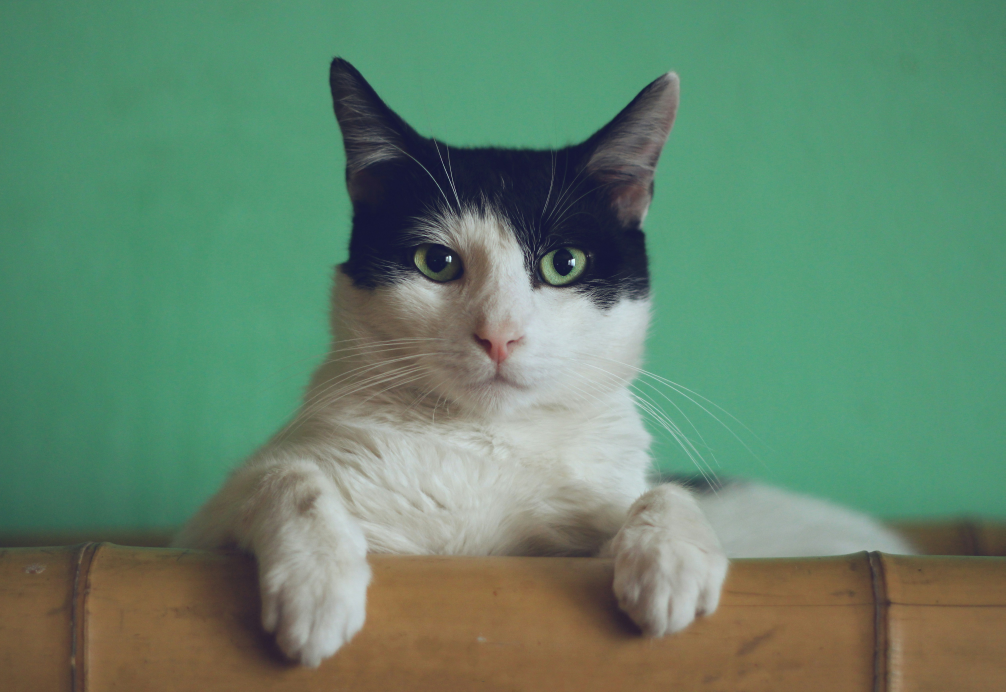
#> input picture week_02_classic_ml/open_cv/resource/cat.jpg, 5026 x 3458 px (shown at 1/5 size)
$ python edge_detection.py   (older library calls are emulated)
#> lines starting #> are read from the running program, lines starting #| are printed output that depends on the picture; after the words box and inside, x2 and y2 are one past the last pixel; in counts of white or black regions, pixels touching at a corner belong together
import cv2
import numpy as np

# 1. Đọc ảnh và kiểm tra tồn tại
img = cv2.imread('./resource/cat.jpg')
#> img is the input picture: shape (3458, 5026, 3); mean B, G, R 108, 132.8, 99.3
if img is None:
    print("Không tìm thấy ảnh './resource/cat.jpg'")
    exit()

# Resize về chiều ngang 800px, giữ nguyên tỷ lệ
h, w = img.shape[:2]
#> h = 3458; w = 5026
new_w = 800
new_h = int(h * (new_w / w))
#> new_h = 550
img_resized = cv2.resize(img, (new_w, new_h))
print(f"Resize: {w}x{h} → {new_w}x{new_h}")
#| Resize: 5026x3458 → 800x550

# 2. Chuyển xám và làm mờ
gray = cv2.cvtColor(img_resized, cv2.COLOR_BGR2GRAY)
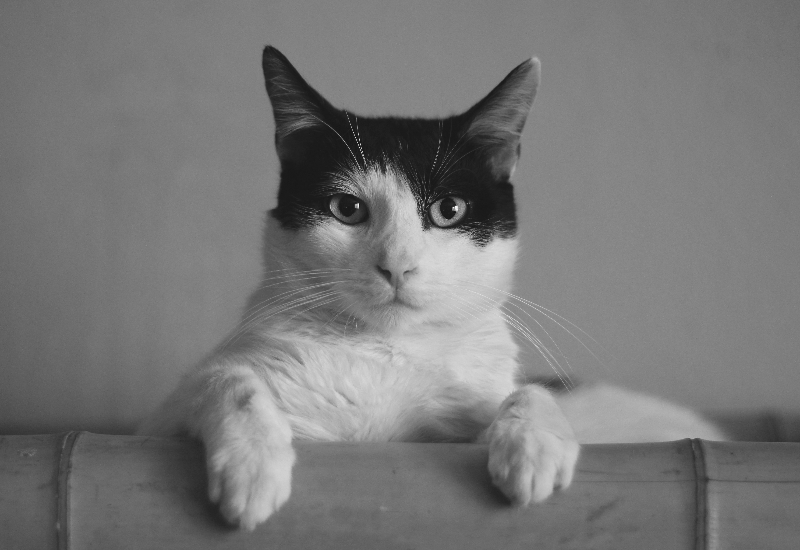
#> gray: shape (550, 800); min 21, max 244, mean 119.8
img_blur = cv2.GaussianBlur(gray, (3, 3), 0)
cv2.imshow('Gray', gray)
cv2.imshow('Blur', img_blur)

# Sobel Edge Detection
sobelx = cv2.Sobel(src=img_blur, ddepth=cv2.CV_64F, dx=1, dy=0, ksize=5) # Sobel Edge Detection on the X axis
sobely = cv2.Sobel(src=img_blur, ddepth=cv2.CV_64F, dx=0, dy=1, ksize=5) # Sobel Edge Detection on the Y axis
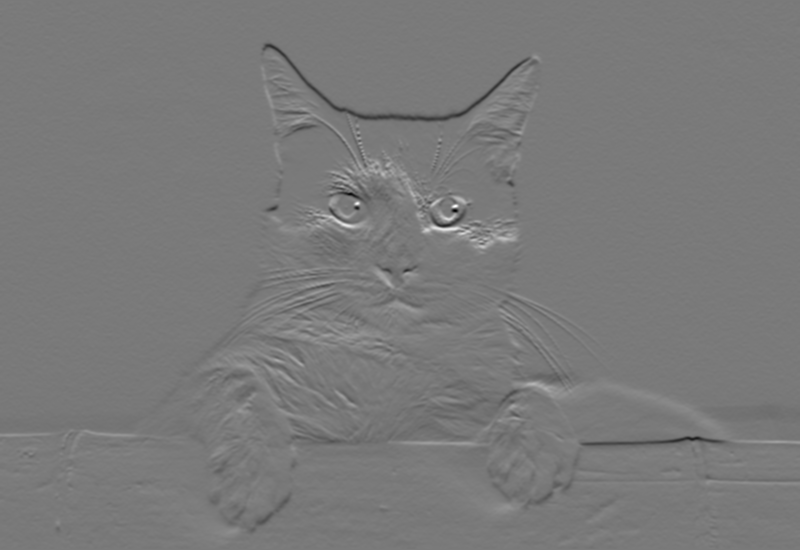
#> sobely: shape (550, 800) float64; min -5143, max 5582, mean -5.5; drawn with min black and max white
sobelxy = cv2.Sobel(src=img_blur, ddepth=cv2.CV_64F, dx=1, dy=1, ksize=5) # Combined X and Y Sobel Edge Detection
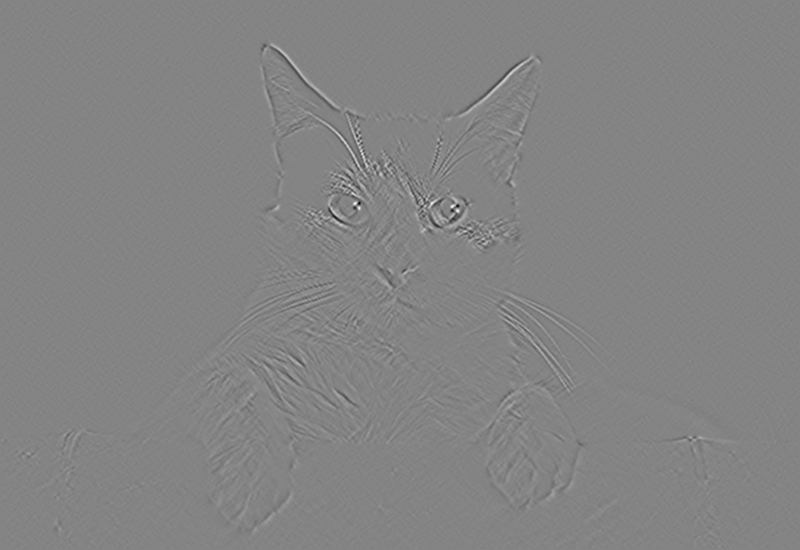
#> sobelxy: shape (550, 800) float64; min -1034, max 963, mean 0; drawn with min black and max white

# Display Sobel Edge Detection Images
cv2.imshow('Sobel X', sobelx)
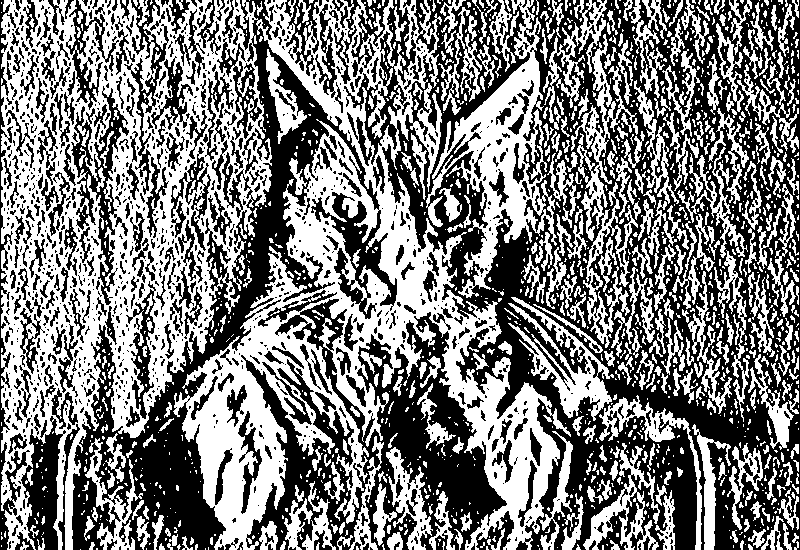
#> window 'Sobel X': shape (550, 800); 49.2% white; 1443 white regions (1027 under 20 px), largest, box (x1, y1, x2, y2) and area: (1, 0, 571, 550) 123644, (426, 0, 557, 298) 11053, (571, 34, 638, 348) 5072
cv2.waitKey(0)

cv2.imshow('Sobel Y', sobely)
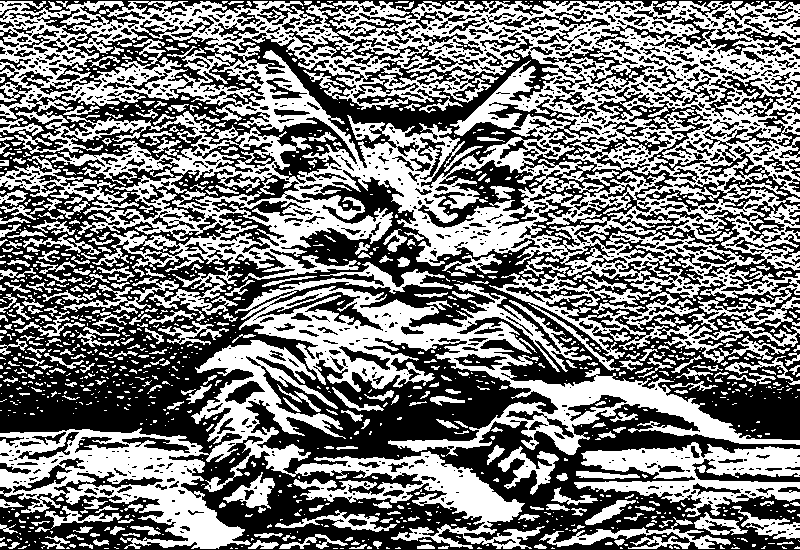
#> window 'Sobel Y': shape (550, 800); 48.2% white; 1296 white regions (936 under 20 px), largest, box (x1, y1, x2, y2) and area: (0, 1, 800, 330) 107242, (0, 340, 545, 549) 28004, (235, 262, 800, 456) 23902
cv2.waitKey(0)

cv2.imshow('Sobel X Y using Sobel() function', sobelxy)
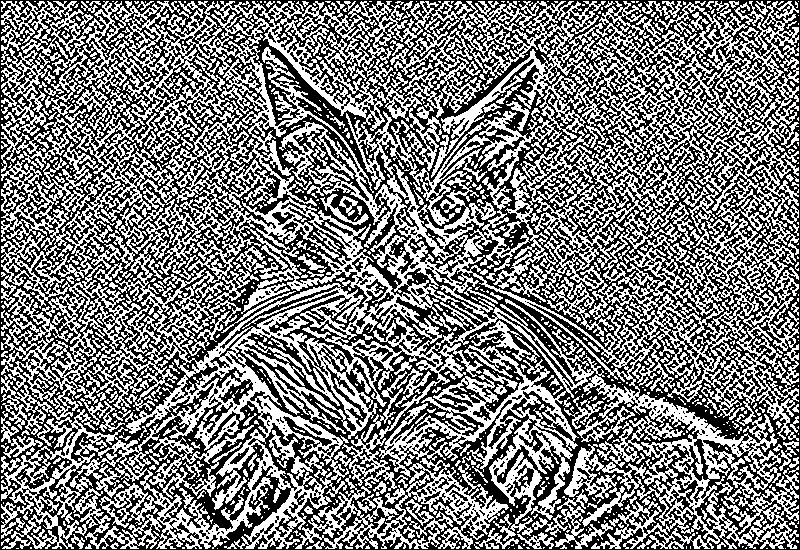
#> window 'Sobel X Y using Sobel() functi': shape (550, 800); 48.1% white in thin lines or dots
cv2.waitKey(0)

# 3. Auto-Canny
v = np.median(img_blur)
#> v = 123
lower = int(max(0, (1.0 - 0.33) * v))
#> lower = 82
upper = int(min(255, (1.0 + 0.33) * v))
#> upper = 163
edges = cv2.Canny(img_blur, lower, upper)
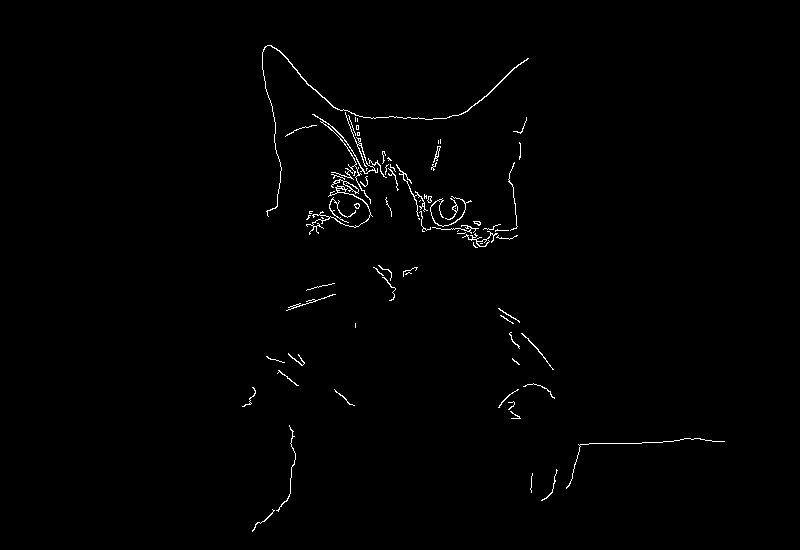
#> edges: shape (550, 800); 0.85% white in thin lines or dots, all inside (x1, y1, x2, y2) = (242, 45, 725, 532)

# Hiển thị
cv2.imshow('Canny Edge Detection', edges)
cv2.waitKey(0)
cv2.destroyAllWindows()
